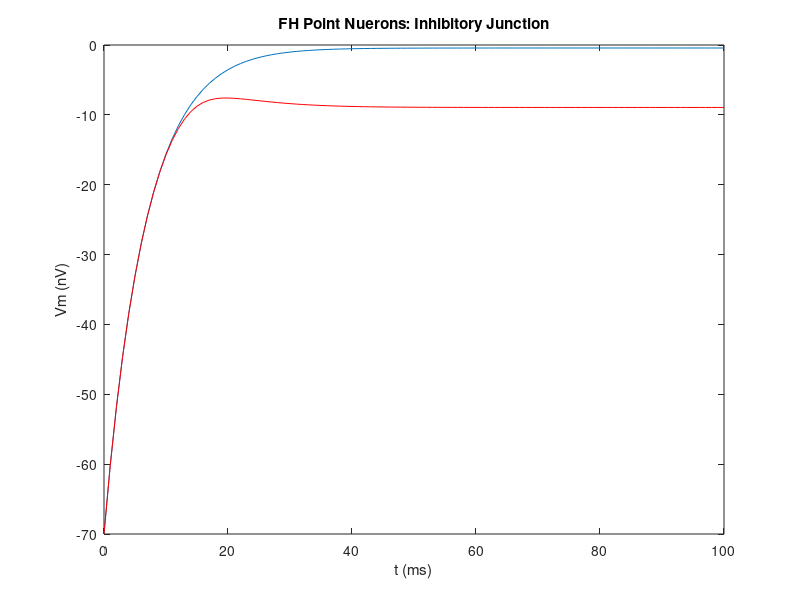
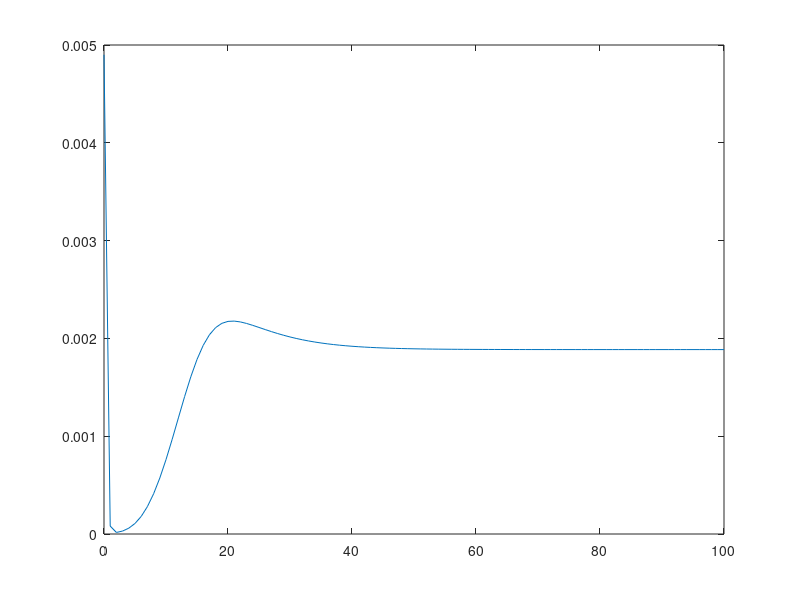

Source code (MATLAB) for these figures, in order:
%% BME 504 Final Project - Frankenhaeuser-Huxley Model
    % Lauren Heckelman, Matthew McCann, and Michelle Mueller
    
%% Initialize the Workspace:
    close all;clear all; clc
    
%% Constants:
    C_m = 2.0;  % membrane capacitance, in uF/cm^2
    V_t = 26.7;
    % Ion concentrations - [mM]
        C_o_Na = 114;
        C_i_Na = 13;
        C_o_K  = 2.5;
        C_i_K  = 12;
    Ri   = 110;   % [ohm*cm] axoplasm resistance
    E_L  = 0.026; % leak current potential [mV]
    E_r  = -70;   % rest potential [mV]
    % Nernst reversal potentials - [mV]
        E_Na = V_t*log(C_o_Na/C_i_Na);
        E_K  = V_t*log(C_o_K/C_i_K);
        E_P  = V_t*log(C_o_Na/C_i_Na);
    % Permeabilities - [cm/ms]
        P_Na = 8;
        P_p  = 0.54;
        P_K  = 1.2;
    % g values
        g_K  = P_K*((C_o_K*C_i_K)/(C_o_K-C_i_K))*log(C_o_K/C_i_K);
        g_Na = P_Na*((C_o_Na*C_i_Na)/(C_o_Na-C_i_Na))*log(C_o_Na/C_i_Na);
        g_L  = 0.3;
        g_P  = P_p*((C_o_Na*C_i_Na)/(C_o_Na-C_i_Na))*log(C_o_Na/C_i_Na);
    % FH Constants - (Ax - [1/ms]; Bx = [mV]; Cx - [mV]) 
        A1 = 0.36;  B1 = 22;  C1 = 3;
        A2 = 0.4;   B2 = 13;  C2 = 20;
        A3 = 0.1;   B3 = -10; C3 = 6;
        A4 = 4.5;   B4 = 45;  C4 = 10;
        A5 = 0.02;  B5 = 35;  C5 = 10;
        A6 = 0.05;  B6 = 10;  C6 = 10;
        A7 = 0.006; B7 = 40;  C7 = 10;
        A8 = 0.09;  B8 = -25; C8 = 20;
    % Gating Variables:
        alpha_m = @(V) (A1*(V-B1))/(1-exp((B1-V)/C1));
        beta_m  = @(V) (A2*(B2-V))/(1-exp((V-B2)/C2));
        alpha_h = @(V) (A3*(B3-V))/(1-exp((V-B3)/C3));
        beta_h  = @(V) A4/(1+exp((B4-V)/C4));
        alpha_n = @(V) (A5*(V-B5))/(1-exp((B5-V)/C5));
        beta_n  = @(V) (A6*(B6-V))/(1-exp((V-B6)/C6));
        alpha_p = @(V) (A7*(V-B7))/(1-exp((B7-V)/C7));
        beta_p  = @(V) (A8*(B8-V))/(1-exp((V-B8)/C8));
        
        alpha_r = 5;    % [m/M*ms]
        beta_r  = 0.18;
        T_max   = 1.5;  % [mM]
        K_p     = 5;    % [mV]
        V_p     = 7;    % [mV]
        E_Cl    = -80;
        T_max   = 1;    % [mM]
        K_p     = 5;    % [mV]
        V_p     = 7;    % [mV]
        conc_T  = @(V) T_max./(1+exp(-(V-V_p)./K_p));
        g_GABA  = .045;
    % Membrane currents (HH) - [uA/cm^2]
        J_Na   = @(V,m,h) g_Na .* m.^2*h*(V - E_Na);
        J_K    = @(V,n) g_K .* n.^2 .* (V - E_K);
        J_L    = @(V) g_L .* (V - E_L);
        J_P    = @(V,p) p^2*g_P*(V-E_Na);
        J_GABA = @(V,r) g_GABA*r*(V-E_Cl);
        J_ext  = 0;
    % Initial Conditions:
        m0 = 0.0005;
        h0 = 0.8249;
        n0 = 0.0268;
        p0 = 0.0049;
        V0 = -70;
    % Time Vector - [s]
        t_start = 0;
        t_stop  = 100;
        t_step  = 1;
    % Differential Gating Equations
        dmdt  = @(V,m) alpha_m(V)*(1-m)-beta_m(V)*m;
        dhdt  = @(V,h) alpha_h(V)*(1-h)-beta_h(V)*h;
        dndt  = @(V,n) alpha_n(V)*(1-n)-beta_n(V)*n;
        dpdt  = @(V,p) alpha_p(V)*(1-p)-beta_p(V)*p;
        dVdt  = @(V,m,h,n,p,r) ((J_ext-J_Na(V,m,h)-J_K(V,n)-J_L(V)-...
                J_P(V,p)))/C_m;
        dmdt2 = @(V,m) alpha_m(V)*(1-m)-beta_m(V)*m;
        dhdt2 = @(V,h) alpha_h(V)*(1-h)-beta_h(V)*h;
        dndt2 = @(V,n) alpha_n(V)*(1-n)-beta_n(V)*n;
        dpdt2 = @(V,p) alpha_p(V)*(1-p)-beta_p(V)*p;
        drdt2 = @(V,r) alpha_r.*(T_max./(1+exp(-(V-V_p)./K_p))).*(1-...
                r)-beta_r.*r;
        dVdt2 = @(V,m,h,n,p,r) (J_ext-J_Na(V,m,h)-J_K(V,n)-J_L(V)-...
                J_P(V,p)-J_GABA(V,r))/C_m;
        IC    = [V0 m0 h0 n0 p0 V0 m0 h0 n0 p0 8.7e-7];

        dxdt = @(t, x)[ ...
                 dVdt(x(1,:),x(2,:),x(3,:),x(4,:),x(5,:)); ...
                 dmdt(x(1,:),x(2,:)); ...
                 dhdt(x(1,:),x(3,:)); ...
                 dndt(x(1,:),x(4,:)); ...
                 dpdt(x(1,:),x(5,:));...
                 dVdt2(x(6,:),x(7,:),x(8,:),x(9,:),x(10,:), x(11,:)); ...
                 dmdt2(x(6,:),x(7,:)); ...
                 dhdt2(x(6,:),x(8,:)); ...
                 dndt2(x(6,:),x(9,:)); ...
                 dpdt2(x(6,:),x(10,:));...
                 drdt2(x(1,:),x(11,:));];
              
        [t, x] = ode23(dxdt, t_start:t_step:t_stop, IC);
        V      = x(:,1);  % the first column is the V values
        m      = x(:,2);  % the second column is the m values
        h      = x(:,3);  % the second column is the h values
        n      = x(:,4);  % the second column is the h values
        p      = x(:,5);  % the second column is the p values
        V2     = x(:,6);  % the first column is the V values
        m2     = x(:,7);  % the second column is the m values
        h2     = x(:,8);  % the second column is the h values
        n2     = x(:,9);  % the second column is the h values
        p2     = x(:,10); % the second column is the p values
        r      = x(:,10); % the second column is the p values

    figure(1); clf;
    plot(t,V)
    hold on
    plot(t,V2, 'r')
    % ylim([0 60])
    xlabel('t (ms)')
    ylabel('Vm (nV)')
    title('FH Point Nuerons: Inhibitory Junction')
    hold off
    
    figure(2); clf;
    plot(t,r)